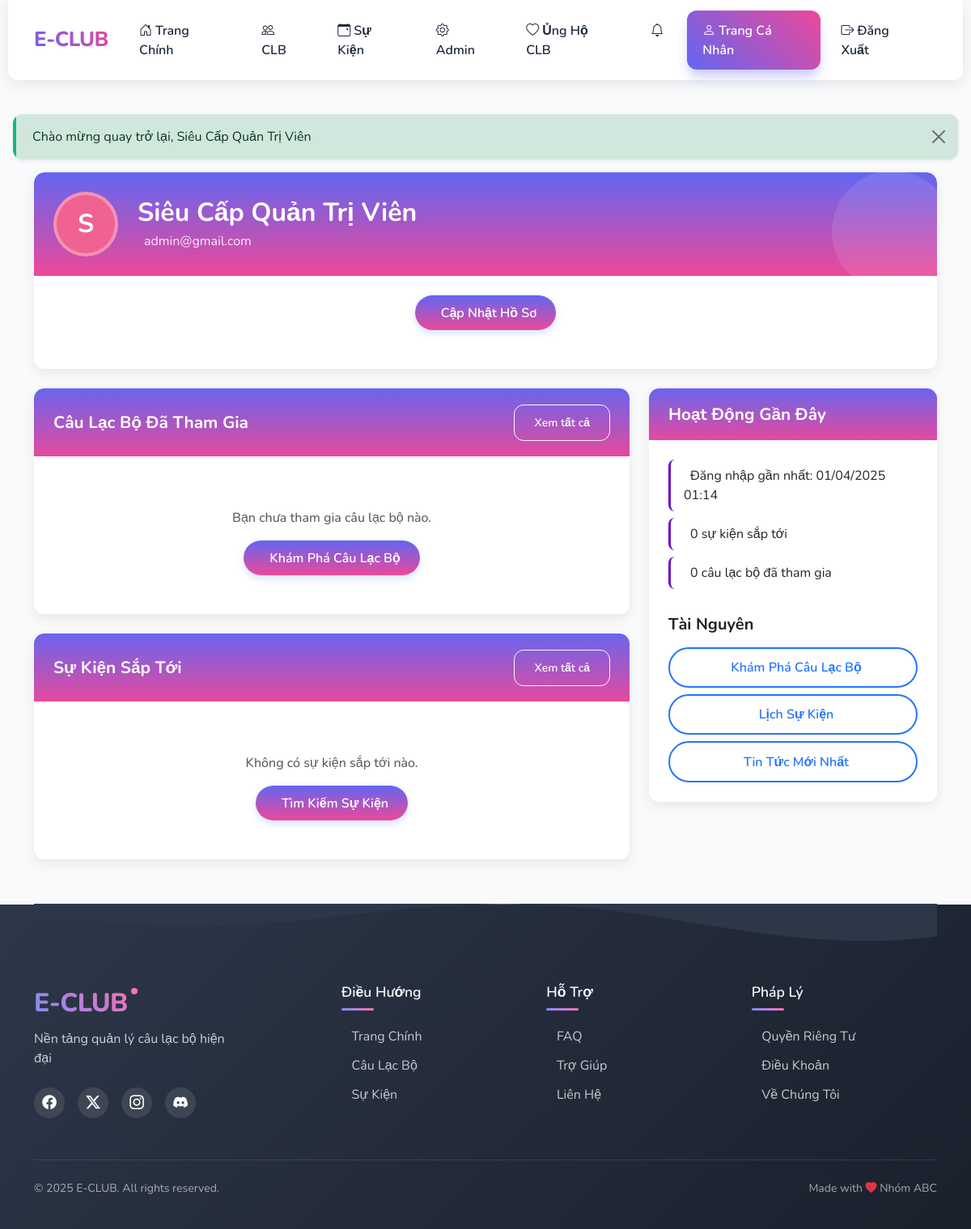
Screenshot of /index.php?page=profile (signed in) with the database file from the repository.
### tables this page shows
CREATE TABLE `users` (
  `id` int(11) NOT NULL,
  `name` varchar(100) NOT NULL,
  `email` varchar(100) NOT NULL,
  `password` varchar(255) NOT NULL,
  `role` enum('admin','club_leader','user') DEFAULT 'user',
  `created_at` timestamp NOT NULL DEFAULT current_timestamp(),
  `avatar_url` varchar(255) DEFAULT NULL,
  `last_activity` timestamp NOT NULL DEFAULT current_timestamp() ON UPDATE current_timestamp()
);

### pages/auth/profile.php (the view, shortened to what this page needs)
<?php
$sql = "SELECT * FROM users WHERE id = ?";
$stmt = $conn->prepare($sql);
$stmt->bind_param("i", $_SESSION['user_id']);
$stmt->execute();
$user = $stmt->get_result()->fetch_assoc();
$sql = "SELECT c.*, cm.status, cm.joined_at
       FROM clubs c
       INNER JOIN club_members cm ON c.id = cm.club_id
       WHERE cm.user_id = ?";
$stmt = $conn->prepare($sql);
$stmt->bind_param("i", $_SESSION['user_id']);
$stmt->execute();
$memberships = $stmt->get_result()->fetch_all(MYSQLI_ASSOC);
$sql = "SELECT e.*, c.name as club_name
       FROM events e
       INNER JOIN clubs c ON e.club_id = c.id
       INNER JOIN club_members cm ON c.id = cm.club_id
       WHERE cm.user_id = ? AND cm.status = 'approved'
       AND e.event_date >= CURDATE()
       ORDER BY e.event_date
       LIMIT 5";
$stmt = $conn->prepare($sql);
$stmt->bind_param("i", $_SESSION['user_id']);
$stmt->execute();
$upcoming_events = $stmt->get_result()->fetch_all(MYSQLI_ASSOC);
?>
<div class="container">
    <div class="row fade-in">
        <div class="col-12">
            <div class="card mb-4">
                <div class="profile-header">
                    <div class="profile-avatar">
                        <?php if (!empty($user['avatar_url'])): ?>
                            <img src="<?php echo htmlspecialchars($user['avatar_url']); ?>"
                                 alt="<?php echo htmlspecialchars($user['name']); ?>"
                                 style="width: 100%; height: 100%; object-fit: cover; border-radius: 50%;">
                        <?php else: ?>
                            <?php echo strtoupper(mb_substr($user['name'], 0, 1, 'UTF-8')); ?>
                        <?php endif; ?>
                    </div>
                    <div class="profile-info">
                        <h2><?php echo htmlspecialchars($user['name']); ?></h2>
                        <p><i class="fas fa-envelope me-2"></i><?php echo htmlspecialchars($user['email']); ?></p>
                    </div>
                </div>
                <div class="card-body">
                    <div class="text-center mb-4">
                        <button type="button" class="btn btn-primary" data-bs-toggle="modal" data-bs-target="#updateProfileModal">
                            <i class="fas fa-edit me-2"></i>Cập Nhật Hồ Sơ
                        </button>
                    </div>
                </div>
            </div>
        </div>
    </div>
    <div class="row">
        <div class="col-md-8 fade-in fade-in-1">
            <div class="card mb-4">
                <div class="card-header d-flex justify-content-between align-items-center">
                    <h3 class="card-title">Câu Lạc Bộ Đã Tham Gia</h3>
                    <a href="index.php?page=clubs" class="btn btn-sm btn-outline-light">Xem tất cả</a>
                </div>
                <div class="card-body">
                    <?php if (count($memberships) > 0): ?>
                    <div class="table-responsive">
                        <table class="table table-hover">
                            <thead>
                                <tr>
                                    <th>Tên Câu Lạc Bộ</th>
                                    <th>Ngày Tham Gia</th>
                                    <th>Trạng Thái</th>
                                    <th class="text-center">Xem</th>
                                </tr>
                            </thead>
                            <tbody>
                                <?php foreach ($memberships as $membership): ?>
                                <tr>
                                    <td>
                                        <a href="index.php?page=clubs&id=<?php echo $membership['id']; ?>" class="text-decoration-none fw-bold">
                                            <?php echo htmlspecialchars($membership['name']); ?>
                                        </a>
                                    </td>
                                    <td><?php echo date('d/m/Y', strtotime($membership['joined_at'])); ?></td>
                                    <td>
                                        <span class="badge bg-<?php echo getStatusColor($membership['status']); ?>">
                                            <?php echo translateStatus($membership['status']); ?>
                                        </span>
                                    </td>
                                    <td class="text-center">
                                        <a href="index.php?page=clubs&id=<?php echo $membership['id']; ?>" class="btn btn-sm btn-outline-primary rounded-circle">
                                            <i class="bi bi-arrow-right"></i>
                                        </a>
                                    </td>
                                </tr>
                                <?php endforeach; ?>
                            </tbody>
                        </table>
                    </div>
                    <?php else: ?>
                    <div class="text-center py-4">
                        <p class="text-muted mb-3">Bạn chưa tham gia câu lạc bộ nào.</p>
                        <a href="index.php?page=clubs" class="btn btn-primary">
                            <i class="fas fa-plus me-2"></i>Khám Phá Câu Lạc Bộ
                        </a>
                    </div>
                    <?php endif; ?>
                </div>
            </div>
            <div class="card fade-in fade-in-2">
                <div class="card-header d-flex justify-content-between align-items-center">
                    <h3 class="card-title">Sự Kiện Sắp Tới</h3>
                    <a href="index.php?page=events" class="btn btn-sm btn-outline-light">Xem tất cả</a>
                </div>
                <div class="card-body">
                    <?php if (count($upcoming_events) > 0): ?>
                    <div class="list-group">
                        <?php foreach ($upcoming_events as $event): ?>
                        <a href="index.php?page=events&id=<?php echo $event['id']; ?>"
                           class="list-group-item list-group-item-action">
                            <div class="d-flex">
                                <div class="event-date me-3 p-2">
                                    <div class="day"><?php echo date('d', strtotime($event['event_date'])); ?></div>
                                    <div class="month"><?php echo date('m/Y', strtotime($event['event_date'])); ?></div>
                                </div>
                                <div>
                                    <h5 class="mb-1 fw-bold"><?php echo htmlspecialchars($event['title']); ?></h5>
                                    <p class="mb-1">
                                        <i class="fas fa-users me-2"></i><?php echo htmlspecialchars($event['club_name']); ?>
                                    </p>
                                    <small class="text-muted">
                                        <i class="far fa-clock me-2"></i><?php echo date('H:i', strtotime($event['event_date'])); ?>
                                    </small>
                                </div>
                            </div>
                        </a>
                        <?php endforeach; ?>
                    </div>
                    <?php else: ?>
                    <div class="text-center py-4">
                        <p class="text-muted mb-3">Không có sự kiện sắp tới nào.</p>
                        <a href="index.php?page=events" class="btn btn-primary">
                            <i class="fas fa-search me-2"></i>Tìm Kiếm Sự Kiện
                        </a>
                    </div>
                    <?php endif; ?>
                </div>
            </div>
        </div>
        <div class="col-md-4 fade-in fade-in-3">
            <div class="card">
                <div class="card-header">
                    <h3 class="card-title">Hoạt Động Gần Đây</h3>
                </div>
                <div class="card-body">
                    <ul class="list-group">
                        <li class="list-group-item">
                            Đăng nhập gần nhất:
                            <?php echo date('d/m/Y H:i', time() - rand(0, 86400)); ?>
                        </li>
                        <li class="list-group-item">
                            <?php echo count($upcoming_events); ?> sự kiện sắp tới
                        </li>
                        <li class="list-group-item">
                            <?php echo count($memberships); ?> câu lạc bộ đã tham gia
                        </li>
                    </ul>
                    <div class="mt-4">
                        <h5 class="mb-3 fw-bold">Tài Nguyên</h5>
                        <div class="d-grid gap-2">
                            <a href="index.php?page=clubs" class="btn btn-outline-primary">
                                <i class="fas fa-users me-2"></i>Khám Phá Câu Lạc Bộ
                            </a>
                            <a href="index.php?page=events" class="btn btn-outline-primary">
                                <i class="fas fa-calendar-alt me-2"></i>Lịch Sự Kiện
                            </a>
                            <a href="#" class="btn btn-outline-primary">
                                <i class="fas fa-newspaper me-2"></i>Tin Tức Mới Nhất
                            </a>
                        </div>
                    </div>
                </div>
            </div>
        </div>
    </div>
</div>

### templates/layout.php (style rules this page uses)
:root { --primary-color: #6366f1; --primary-light: #818cf8; --primary-dark: #4f46e5; --secondary-color: #ec4899; --secondary-light: #f472b6; --accent-color: #0ea5e9; --success-color: #10b981; --warning-color: #f59e0b; --danger-color: #ef4444; --background-color: #f8fafc; --text-color: #1e293b; --border-radius: 12px; --card-border-radius: 16px; --transition-speed: 0.3s; }
body { min-height: 100vh; display: flex; flex-direction: column; background-color: var(--background-color); font-family: 'Nunito', sans-serif; color: var(--text-color); overflow-x: hidden; }
.card { border: none; border-radius: var(--card-border-radius); background: #fff; box-shadow: 0 5px 15px rgba(0, 0, 0, 0.05); transition: all var(--transition-speed) ease; overflow: hidden; position: relative; z-index: 1; }
.card::before { content: ''; position: absolute; top: 0; left: 0; width: 4px; height: 100%; z-index: 2; opacity: 0; transition: opacity var(--transition-speed) ease; }
.btn { border-radius: var(--border-radius); padding: 0.7rem 1.5rem; font-weight: 600; transition: all var(--transition-speed) ease; position: relative; overflow: hidden; z-index: 1; }
.btn::before { content: ''; position: absolute; top: 0; left: 0; width: 100%; height: 100%; background: rgba(255, 255, 255, 0.1); z-index: -1; transform: translateX(-100%) rotate(45deg); transition: transform 0.6s ease; }
.btn-primary { background: linear-gradient(45deg, var(--primary-color), var(--primary-light)); border: none; }
.fade-in { animation: fadeIn 0.5s ease-in; }

### pages/auth/profile.php (style rules this page uses)
.card { border: none; box-shadow: 0 5px 15px rgba(0, 0, 0, 0.08); border-radius: 0.8rem; margin-bottom: 1.5rem; overflow: hidden; transition: transform 0.3s ease, box-shadow 0.3s ease; }
.card-header { background: linear-gradient(to bottom, var(--primary-color), var(--secondary-color)); color: white; border-bottom: none; padding: 1.2rem 1.5rem; font-weight: 600; position: relative; overflow: hidden; }
.card-header::before { content: ''; position: absolute; top: -50%; left: -50%; width: 200%; height: 200%; background: linear-gradient(to bottom, var(--primary-color), var(--secondary-color)); opacity: 0.2; }
.card-header .card-title { font-weight: 700; margin-bottom: 0; font-size: 1.3rem; z-index: 1; position: relative; }
.card-body { padding: 1.5rem; background-color: white; }
.btn-primary { background: linear-gradient(to bottom, var(--primary-color), var(--secondary-color)); border: none; border-radius: 30px; padding: 0.6rem 1.5rem; font-weight: 600; transition: all 0.3s ease; box-shadow: 0 4px 10px rgba(37, 117, 252, 0.2); }
.btn-outline-primary { border: 2px solid #2575fc; color: #2575fc; border-radius: 30px; font-weight: 600; transition: all 0.3s ease; }
.profile-header { background: linear-gradient(to bottom, var(--primary-color), var(--secondary-color)); padding: 1.5rem; border-radius: 0.8rem 0.8rem 0 0; display: flex; align-items: center; position: relative; overflow: hidden; }
.profile-header::after { content: ''; position: absolute; right: -20px; bottom: -20px; width: 150px; height: 150px; background-color: rgba(255, 255, 255, 0.1); border-radius: 50%; }
.profile-avatar { width: 80px; height: 80px; border-radius: 50%; display: flex; align-items: center; justify-content: center; font-size: 2rem; font-weight: bold; color: white; background-color: #f06292; border: 4px solid rgba(255, 255, 255, 0.3); margin-right: 1.5rem; }
.profile-info { color: white; }
.profile-info h2 { margin-bottom: 0.2rem; font-weight: 700; }
.profile-info p { margin-bottom: 0; opacity: 0.9; }
.list-group-item { border: none; border-radius: 0.5rem !important; margin-bottom: 0.5rem; transition: all 0.3s ease; border-left: 3px solid #6a11cb; }
.text-center.py-4 { padding: 2.5rem 1rem; }
.text-muted { color: #6c757d; font-weight: 500; }
.fade-in { animation: fadeInUp 0.5s ease forwards; }
.fade-in-1 { animation-delay: 0.1s; }
.fade-in-2 { animation-delay: 0.2s; }
.fade-in-3 { animation-delay: 0.3s; }

### rows the page displays
users: name "S", name "Siêu Cấp Quản Trị Viên", email "admin@gmail.com"

### other values shown
$flash['message'] "Chào mừng quay trở lại, Siêu Cấp Quản Trị Viên"
count($upcoming_events) "0"
count($memberships) "0"
APP_NAME "E-CLUB"
